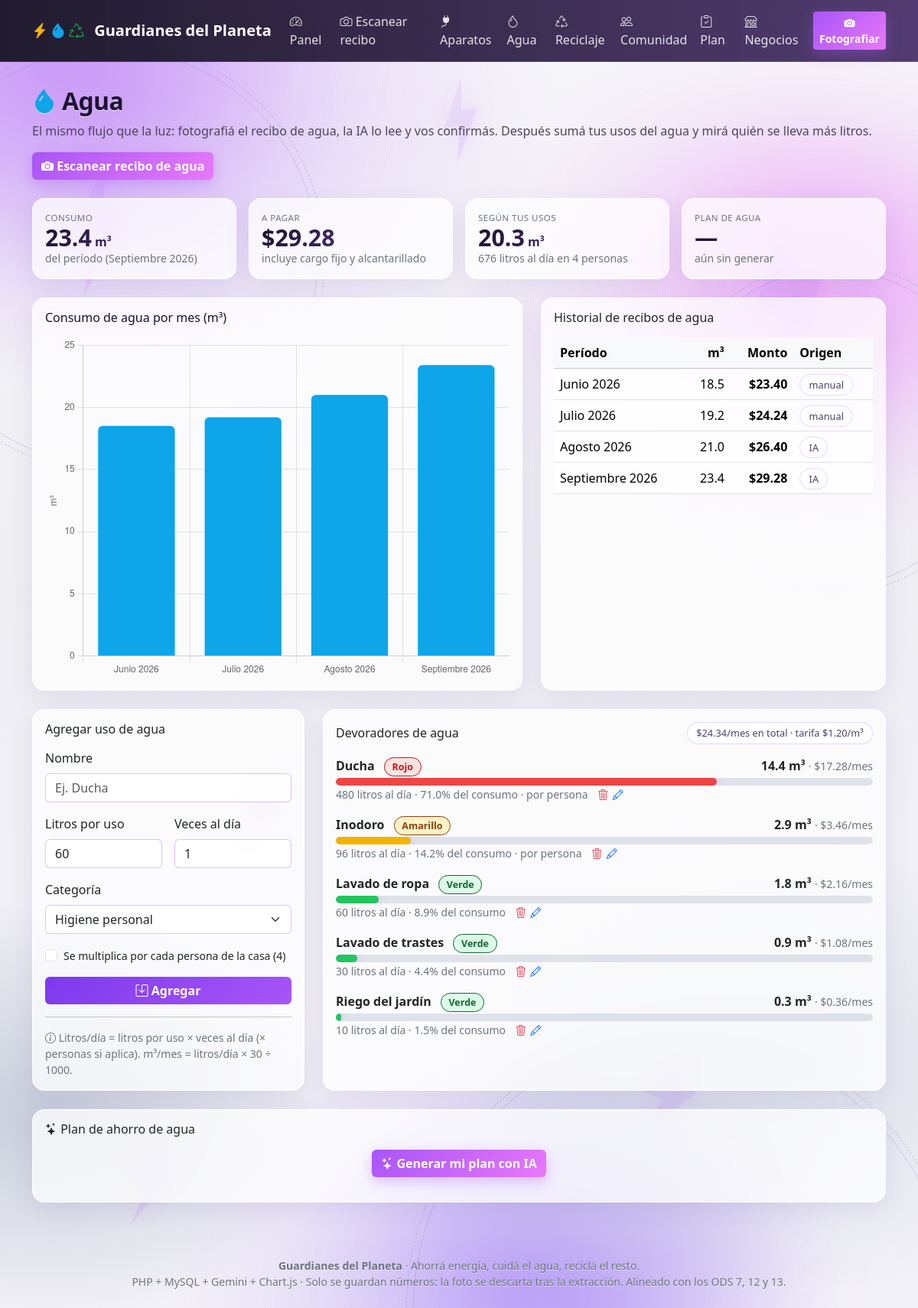
Page /agua.php on the committed database.
### tables this page shows
CREATE TABLE recibos (
    id                    INT UNSIGNED AUTO_INCREMENT PRIMARY KEY,
    hogar_id              INT UNSIGNED NOT NULL,
    tipo_servicio         ENUM('energia','agua') NOT NULL DEFAULT 'energia',
    periodo               VARCHAR(60)   NOT NULL,      
    fecha                 DATE          NOT NULL,
    kwh                   DECIMAL(10,2) NULL,
    m3                    DECIMAL(10,2) NULL,
    monto                 DECIMAL(10,2) NOT NULL,
    cargo_fijo            DECIMAL(10,2) NOT NULL DEFAULT 0,
    cargo_alcantarillado  DECIMAL(10,2) NULL,
    tarifa                DECIMAL(10,4) NOT NULL,
    origen                ENUM('ia','manual') NOT NULL DEFAULT 'manual',
    creado_en             TIMESTAMP NOT NULL DEFAULT CURRENT_TIMESTAMP,
    CONSTRAINT fk_recibos_hogar FOREIGN KEY (hogar_id) REFERENCES hogares(id) ON DELETE CASCADE,
    INDEX idx_hogar_fecha (hogar_id, fecha)
);

CREATE TABLE hogares (
    id         INT UNSIGNED AUTO_INCREMENT PRIMARY KEY,
    alias      VARCHAR(60)  NOT NULL,                  
    tipo       ENUM('hogar','negocio') NOT NULL DEFAULT 'hogar',
    personas   SMALLINT UNSIGNED NOT NULL DEFAULT 4,   
    tarifa     DECIMAL(10,4) NOT NULL DEFAULT 0.2100,  
    tarifa_agua DECIMAL(10,4) NOT NULL DEFAULT 1.2000,  
    creado_en  TIMESTAMP NOT NULL DEFAULT CURRENT_TIMESTAMP
);

CREATE TABLE usos_agua (
    id             INT UNSIGNED AUTO_INCREMENT PRIMARY KEY,
    hogar_id       INT UNSIGNED NOT NULL,
    nombre         VARCHAR(80)   NOT NULL,
    litros_por_uso DECIMAL(7,2)  NOT NULL,
    veces_dia      DECIMAL(5,2)  NOT NULL DEFAULT 1,
    por_persona    TINYINT(1)    NOT NULL DEFAULT 0,
    categoria      VARCHAR(30)   NOT NULL DEFAULT 'otro',
    creado_en      TIMESTAMP     NOT NULL DEFAULT CURRENT_TIMESTAMP,
    CONSTRAINT fk_usos_agua_hogar FOREIGN KEY (hogar_id) REFERENCES hogares(id) ON DELETE CASCADE,
    INDEX idx_usos_agua_hogar (hogar_id)
);

### agua.php (the view, shortened to what the rows shown need)
<?php
require __DIR__ . '/includes/header.php';
$hogarId    = (int) $hogar['id'];
$personas   = personasDe($hogar);
$tarifaAgua = tarifaAguaDe($hogar);
$editar = null;
$historial   = historialAgua($hogarId);
$ultimo      = $historial ? $historial[array_key_last($historial)] : null;
$litrosDia   = litrosDiaTotales($hogarId, $personas);
$m3Estimado  = m3Mes($litrosDia);
$ranking     = rankingUsosAgua($hogarId, $personas, $tarifaAgua, $m3Estimado);
$costoTotal  = array_sum(array_column($ranking, 'costo'));
?>
<header class="pagina-titulo mb-4">
  <h1 class="h2 mb-2"><i class="bi bi-droplet-fill" style="color:var(--pilar-agua)"></i> Agua</h1>
</header>
<div class="row g-3 mb-4">
  <div class="col-6 col-lg-3">
    <div class="card card-tarifa h-100"><div class="card-body">
      <div class="etiqueta-ia text-secondary">Consumo</div>
      <div class="kpi"><?= $ultimo ? num($ultimo['m3'], 1) : '—' ?><small class="fs-6"> m³</small></div>
      <div class="small text-secondary"><?= $ultimo ? 'del período (' . e($ultimo['periodo']) . ')' : 'sin recibo todavía' ?></div>
    </div></div>
  </div>
  <div class="col-6 col-lg-3">
    <div class="card card-tarifa h-100"><div class="card-body">
      <div class="etiqueta-ia text-secondary">A pagar</div>
      <div class="kpi"><?= $ultimo ? usd($ultimo['monto']) : '—' ?></div>
      <div class="small text-secondary">incluye cargo fijo y alcantarillado</div>
    </div></div>
  </div>
  <div class="col-6 col-lg-3">
    <div class="card card-tarifa h-100"><div class="card-body">
      <div class="etiqueta-ia text-secondary">Según tus usos</div>
      <div class="kpi"><?= num($m3Estimado, 1) ?><small class="fs-6"> m³</small></div>
      <div class="small text-secondary"><?= num($litrosDia, 0) ?> litros al día en <?= $personas ?> personas</div>
    </div></div>
  </div>
</div>
<div class="row g-4 mb-4">
  <div class="col-lg-7">
    <div class="grafica-caja h-100">
      <h2 class="h6 mb-3">Consumo de agua por mes (m³)</h2>
    </div>
  </div>
  <div class="col-lg-5">
    <div class="card card-tarifa h-100">
      <div class="card-body">
        <h2 class="h6 mb-3">Historial de recibos de agua</h2>
        <?php if (!$historial): ?>
          <p class="text-secondary mb-0">Sin recibos cargados todavía.</p>
        <?php else: ?>
          <div class="table-responsive">
            <table class="table align-middle mb-0">
              <thead class="table-light">
                <tr><th>Período</th><th class="text-end">m³</th><th class="text-end">Monto</th><th>Origen</th></tr>
              </thead>
              <tbody>
              <?php foreach ($historial as $r): ?>
                <tr>
                  <td><?= e($r['periodo']) ?></td>
                  <td class="text-end"><?= num($r['m3'], 1) ?></td>
                  <td class="text-end fw-semibold"><?= usd($r['monto']) ?></td>
                  <td><span class="chip"><?= $r['origen'] === 'ia' ? 'IA' : 'manual' ?></span></td>
                </tr>
              <?php endforeach; ?>
              </tbody>
            </table>
          </div>
        <?php endif; ?>
      </div>
    </div>
  </div>
</div>
<div class="row g-4 mb-4">
  <div class="col-lg-4">
    <div class="card card-tarifa">
      <div class="card-body">
        <h2 class="h6 mb-3"><?= $editar ? 'Editar uso' : 'Agregar uso de agua' ?></h2>
        <form method="post" action="agua.php" class="formulario-ia">
          <div class="form-check mb-3">
            <input class="form-check-input" type="checkbox" name="por_persona" id="porPersona"
                   <?= !empty($editar['por_persona']) ? 'checked' : '' ?>>
            <label class="form-check-label small" for="porPersona">
              Se multiplica por cada persona de la casa (<?= $personas ?>)
            </label>
          </div>
        </form>
      </div>
    </div>
  </div>
  <div class="col-lg-8">
    <div class="card card-tarifa h-100">
      <div class="card-body">
        <div class="d-flex justify-content-between align-items-center mb-3 flex-wrap gap-2">
          <h2 class="h6 mb-0">Devoradores de agua</h2>
          <span class="chip"><?= usd($costoTotal) ?>/mes en total · tarifa <?= usd($tarifaAgua) ?>/m³</span>
        </div>
        <?php if (!$ranking): ?>
          <p class="text-secondary mb-0">Todavía no cargaste usos de agua.
            <a href="agua.php">Agregá el primero</a> (ducha, inodoro, lavado…).</p>
        <?php else: ?>
          <?php foreach ($ranking as $u): ?>
            <div class="mb-3">
              <div class="d-flex justify-content-between align-items-center">
                <div>
                  <strong><?= e($u['nombre']) ?></strong>
                  <span class="badge-sem semaforo-<?= $u['semaforo'] ?> ms-2"><?= etiquetaSemaforo($u['semaforo']) ?></span>
                </div>
                <div class="text-end">
                  <strong><?= num($u['m3'], 1) ?> m³</strong>
                  <span class="text-secondary small"> · <?= usd($u['costo']) ?>/mes</span>
                </div>
              </div>
              <div class="barra-fila mt-1">
                <span style="width:<?= (int) min(100, $u['pct']) ?>%;
                  background:<?= ['rojo' => '#ef4444', 'amarillo' => '#f5b301', 'verde' => '#22c55e'][$u['semaforo']] ?>"></span>
              </div>
              <div class="small text-secondary">
                <?= num($u['litros_dia'], 0) ?> litros al día · <?= num($u['pct']) ?>% del consumo
                <?php if ($u['por_persona']): ?> · por persona<?php endif; ?>
                <form method="post" action="agua.php" class="d-inline ms-2">
                  <button class="btn btn-link btn-sm text-danger p-0 align-baseline"
                          onclick="return confirm('¿Eliminar este uso?')">
                    <i class="bi bi-trash3"></i>
                  </button>
                </form>
                <a href="agua.php?editar=<?= (int) $u['id'] ?>" class="btn btn-link btn-sm p-0 align-baseline">
                  <i class="bi bi-pencil"></i>
                </a>
              </div>
            </div>
          <?php endforeach; ?>
        <?php endif; ?>
      </div>
    </div>
  </div>
</div>
<div class="card card-tarifa mb-4">
  <div class="card-body">
    <div class="d-flex justify-content-between align-items-center flex-wrap gap-2 mb-3">
      <h2 class="h6 mb-0"><i class="bi bi-stars"></i> Plan de ahorro de agua</h2>
    </div>
  </div>
</div>
<?php if ($historial): ?>
<script>
(function () {
  const datos = JSON.parse(document.getElementById('datos-grafica').textContent);
  const ctx = document.getElementById('graficaAgua');
  if (!ctx) return;
  function dibujar() {
    if (window.Chart) {
      new Chart(ctx, {
        type: 'bar',
        data: {
          labels: datos.etiquetas,
          datasets: [{ label: 'm³ por mes', data: datos.m3, backgroundColor: datos.colores, borderRadius: 6 }]
        },
        options: {
          plugins: { legend: { display: false } },
          scales: { y: { beginAtZero: true, title: { display: true, text: 'm³' } } }
        }
      });
      return;
    }
    // Sin CDN (Plan B): mismas barras en CSS puro.
    const max = Math.max.apply(null, datos.m3);
    const caja = document.createElement('div');
    caja.className = 'd-flex align-items-end gap-2';
    caja.style.height = '200px';
    datos.m3.forEach(function (v, i) {
      const col = document.createElement('div');
      col.className = 'flex-grow-1 text-center';
      col.innerHTML =
        '<div class="small text-secondary mb-1">' + v.toFixed(1) + '</div>' +
        '<div style="height:' + Math.round((v / max) * 150) + 'px;background:' + datos.colores[i] + ';border-radius:6px 6px 0 0"></div>' +
        '<div class="small text-secondary mt-1" style="font-size:.68rem">' + datos.etiquetas[i] + '</div>';
      caja.appendChild(col);
    });
    ctx.replaceWith(caja);
  }
  if (document.readyState === 'loading') {
    document.addEventListener('DOMContentLoaded', dibujar);
  } else {
    dibujar();
  }
})();
</script>
<?php endif; ?>
<?php require __DIR__ . '/includes/footer.php'; ?>

### rows in the picture
recibos: m3 "23.4", periodo "Septiembre 2026", monto "$29.28", origen "IA"
hogares: personas "4", tarifa_agua "$1.20"
recibos: periodo "Junio 2026", m3 "18.5", monto "$23.40", origen "manual"
recibos: periodo "Julio 2026", m3 "19.2", monto "$24.24", origen "manual"
recibos: periodo "Agosto 2026", m3 "21.0", monto "$26.40", origen "IA"
usos_agua: nombre "Ducha", semaforo "Rojo", m3 "14.4", costo "$17.28", min(100, $u['pct']) 71 (drawn), litros_dia "480", pct "71.0", por_persona "· por persona"
usos_agua: nombre "Inodoro", semaforo "Amarillo", m3 "2.9", costo "$3.46", min(100, $u['pct']) 14 (drawn), litros_dia "96", pct "14.2", por_persona "· por persona"
usos_agua: nombre "Lavado de ropa", semaforo "Verde", m3 "1.8", costo "$2.16", min(100, $u['pct']) 8 (drawn), litros_dia "60", pct "8.9"
usos_agua: nombre "Lavado de trastes", semaforo "Verde", m3 "0.9", costo "$1.08", min(100, $u['pct']) 4 (drawn), litros_dia "30", pct "4.4"
usos_agua: nombre "Riego del jardín", semaforo "Verde", m3 "0.3", costo "$0.36", min(100, $u['pct']) 1 (drawn), litros_dia "10", pct "1.5"

### other values in the picture
num($m3Estimado, 1) "20.3"
num($litrosDia, 0) "676"
usd($costoTotal) "$24.34"
form field categoria "Higiene personal"
